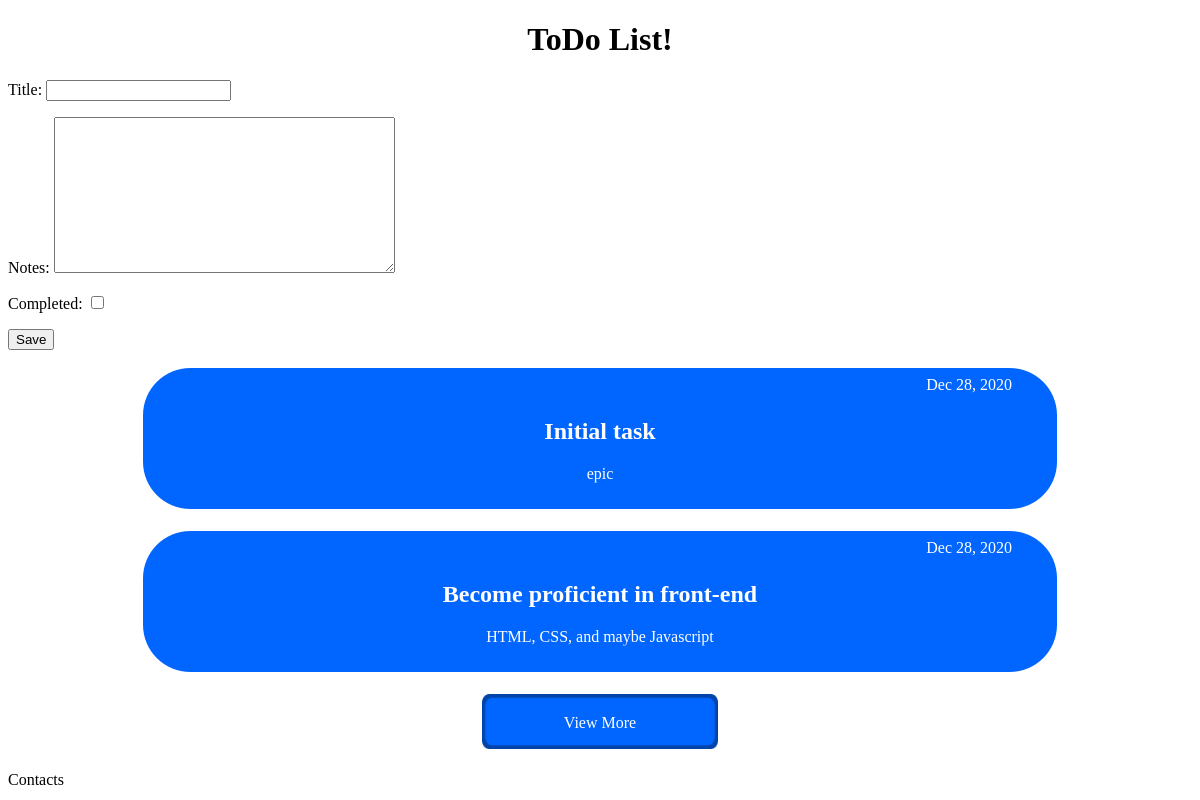
The app's page /, older data.
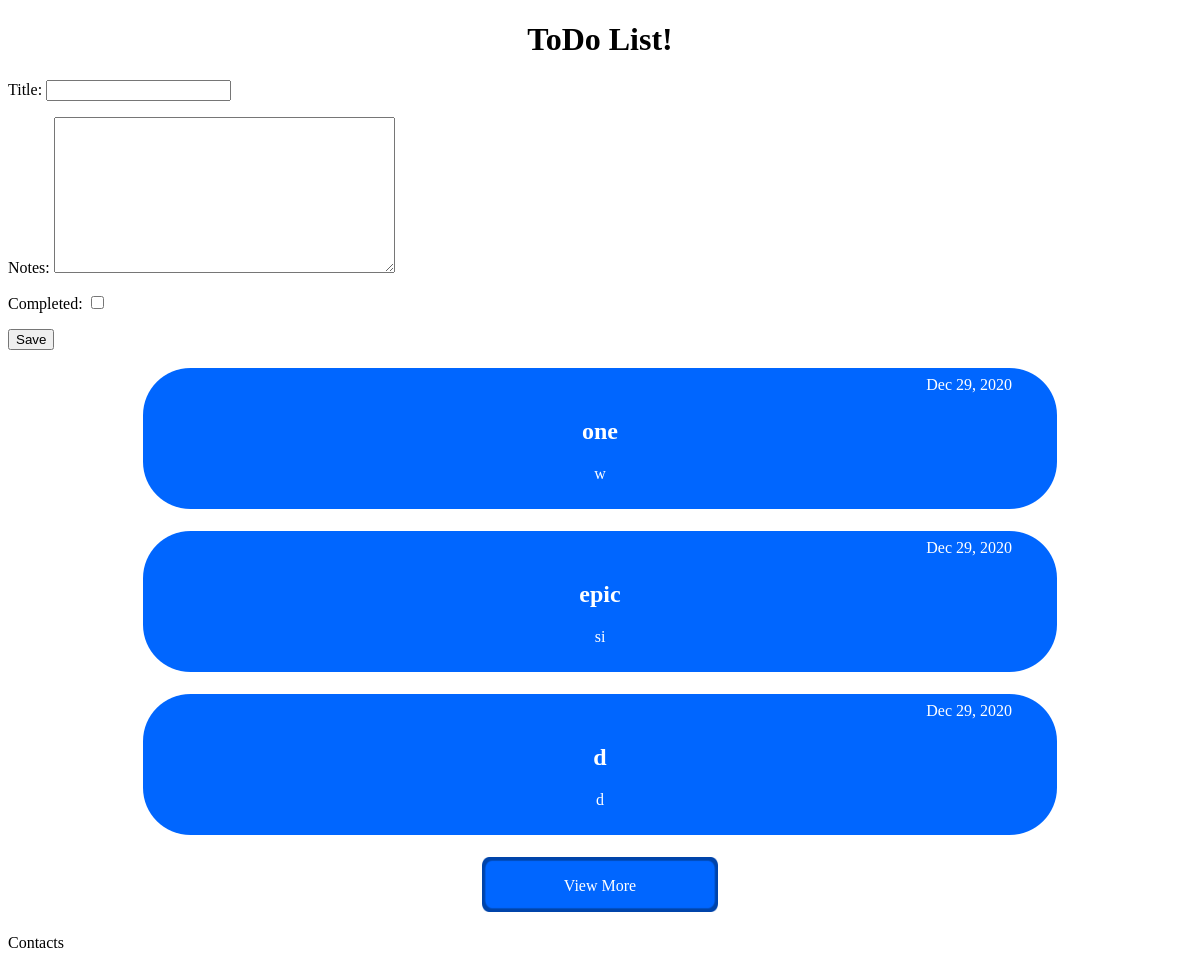
The same page, newer data.
### main/models.py (models this page shows)
class Task(models.Model):
    title = models.CharField(max_length=200)
    completed = models.BooleanField(default=False)
    notes = models.TextField()
    created = models.DateTimeField( auto_now=False, auto_now_add=True)
    def __str__(self):
        return self.title

### main/views.py (the view)
# urls.py: 2. Add a URL to urlpatterns:  path('', views.home, name='home')
def home(request):
    if request.method == 'POST':
        form = TaskForm(request.POST or None)
        if form.is_valid():
            form.save()
            return redirect('home')
    else:
        form = TaskForm()
    context = {
        "tasks":Task.objects.all(),
        "form": form
    }
    return render(request, "main/home.html", context)

### main/forms.py
class TaskForm(forms.ModelForm):
    class Meta:
        model = Task
        fields = [
            'title',
            'notes',
            'completed',
        ]

### main/templates/main/home.html (shortened to what this page needs)
{%load static%}
<!DOCTYPE html>
<html>
    <head>
        <link rel="stylesheet" href="{%static 'CSS/style.css'%}">
    </head>
    <body>
        <header>
            <h1 style ="text-align:center;" >ToDo List!</h1>
            <form method='POST'>
                {{form.as_p}}
                <input type='submit' value='Save'/>
            </form>
        </header>
        <main>
                {% for task in tasks %}
                    {% if forloop.counter <= 4  %}
                        <br/>
                        <div class = "container">
                            <img src="{%static 'images/card.png'%}">
                            <div class = "centered">
                                <h2 >{{task}}</h2>
                                <div class="myClass">
                                    {{task.notes}}
                                </div>
                            </div>
                            <div class = "top-right">
                                <p2>{{task.created|date:"M d, Y" }}</p2>
                            </div>
                        </div>
                    {% endif %}
                {%endfor %}
        </main>
        <footer>
        <br/>
            <div class = "container">
                <img src="{%static 'images/button.png'%}" width="20%" height="20%"                     onclick="DoSomething();" />
                    <div class = "centered">
                        <p1>View More</p1>
                    </div>
            </div>
            <br/>
            <p1>Contacts</p1>
        </footer>
    </body>
</html>

### static/CSS/style.css (style rules this page uses)
.container { position: relative; text-align: center; color: white; }
.top-right { position: absolute; top: 8px; right: 180px; }
.centered { position: absolute; top: 50%; left: 50%; transform: translate(-50%, -50%); }
.myClass { white-space: nowrap; width: 600px; overflow: hidden; text-overflow: ellipsis; }

Row changes from the older to the newer data that the page shows:
removed Task: title "Initial task", notes "epic", created "Dec 28, 2020"
removed Task: title "Become proficient in front-end", notes "HTML, CSS, and maybe Javascript", created "Dec 28, 2020"
added Task: title "one", notes "w", created "Dec 29, 2020"
added Task: title "epic", notes "si", created "Dec 29, 2020"
added Task: title "d", notes "d", created "Dec 29, 2020"
